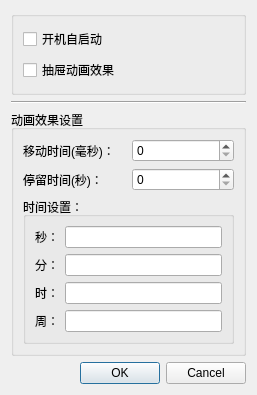
<?xml version="1.0" encoding="UTF-8"?>
<ui version="4.0">
 <class>Sets</class>
 <widget class="QWidget" name="Sets">
  <property name="geometry">
   <rect>
    <x>0</x>
    <y>0</y>
    <width>257</width>
    <height>395</height>
   </rect>
  </property>
  <property name="windowTitle">
   <string>Form</string>
  </property>
  <property name="windowIcon">
   <iconset resource="PopupClock.qrc">
    <normaloff>:/PopupClock/DDJ.ico</normaloff>:/PopupClock/DDJ.ico</iconset>
  </property>
  <layout class="QVBoxLayout" name="verticalLayout">
   <item>
    <widget class="QGroupBox" name="groupBox_4">
     <property name="title">
      <string/>
     </property>
     <layout class="QVBoxLayout" name="verticalLayout_4">
      <item>
       <widget class="QCheckBox" name="BtnAutoStart">
        <property name="text">
         <string>开机自启动</string>
        </property>
       </widget>
      </item>
      <item>
       <widget class="QCheckBox" name="checkBox">
        <property name="text">
         <string>抽屉动画效果</string>
        </property>
       </widget>
      </item>
     </layout>
    </widget>
   </item>
   <item>
    <widget class="Line" name="line">
     <property name="orientation">
      <enum>Qt::Horizontal</enum>
     </property>
    </widget>
   </item>
   <item>
    <widget class="QGroupBox" name="groupBox">
     <property name="title">
      <string>动画效果设置</string>
     </property>
     <layout class="QVBoxLayout" name="verticalLayout_5">
      <item>
       <layout class="QHBoxLayout" name="horizontalLayout">
        <item>
         <layout class="QVBoxLayout" name="verticalLayout_3">
          <item>
           <widget class="QLabel" name="label">
            <property name="text">
             <string>移动时间(毫秒)：</string>
            </property>
           </widget>
          </item>
          <item>
           <widget class="QLabel" name="label_2">
            <property name="text">
             <string>停留时间(秒)：</string>
            </property>
           </widget>
          </item>
         </layout>
        </item>
        <item>
         <layout class="QVBoxLayout" name="verticalLayout_2">
          <item>
           <widget class="QSpinBox" name="mspeed">
            <property name="maximum">
             <number>9999</number>
            </property>
           </widget>
          </item>
          <item>
           <widget class="QSpinBox" name="ktime">
            <property name="maximum">
             <number>120</number>
            </property>
           </widget>
          </item>
         </layout>
        </item>
       </layout>
      </item>
      <item>
       <widget class="QGroupBox" name="groupBox_2">
        <property name="title">
         <string>时间设置：</string>
        </property>
        <layout class="QVBoxLayout" name="verticalLayout_6">
         <item>
          <layout class="QHBoxLayout" name="horizontalLayout_2">
           <item>
            <widget class="QLabel" name="label_6">
             <property name="text">
              <string>秒：</string>
             </property>
            </widget>
           </item>
           <item>
            <widget class="QLineEdit" name="Second"/>
           </item>
          </layout>
         </item>
         <item>
          <layout class="QHBoxLayout" name="horizontalLayout_3">
           <item>
            <widget class="QLabel" name="label_3">
             <property name="text">
              <string>分：</string>
             </property>
            </widget>
           </item>
           <item>
            <widget class="QLineEdit" name="Minute"/>
           </item>
          </layout>
         </item>
         <item>
          <layout class="QHBoxLayout" name="horizontalLayout_4">
           <item>
            <widget class="QLabel" name="label_4">
             <property name="text">
              <string>时：</string>
             </property>
            </widget>
           </item>
           <item>
            <widget class="QLineEdit" name="Hour"/>
           </item>
          </layout>
         </item>
         <item>
          <layout class="QHBoxLayout" name="horizontalLayout_5">
           <item>
            <widget class="QLabel" name="label_5">
             <property name="text">
              <string>周：</string>
             </property>
            </widget>
           </item>
           <item>
            <widget class="QLineEdit" name="Week"/>
           </item>
          </layout>
         </item>
        </layout>
       </widget>
      </item>
     </layout>
    </widget>
   </item>
   <item>
    <layout class="QHBoxLayout" name="horizontalLayout_6">
     <item>
      <widget class="QDialogButtonBox" name="buttonBox">
       <property name="standardButtons">
        <set>QDialogButtonBox::Cancel|QDialogButtonBox::Ok</set>
       </property>
      </widget>
     </item>
    </layout>
   </item>
  </layout>
 </widget>
 <resources>
  <include location="PopupClock.qrc"/>
 </resources>
 <connections>
  <connection>
   <sender>checkBox</sender>
   <signal>clicked(bool)</signal>
   <receiver>groupBox</receiver>
   <slot>setEnabled(bool)</slot>
   <hints>
    <hint type="sourcelabel">
     <x>71</x>
     <y>51</y>
    </hint>
    <hint type="destinationlabel">
     <x>59</x>
     <y>96</y>
    </hint>
   </hints>
  </connection>
 </connections>
</ui>
